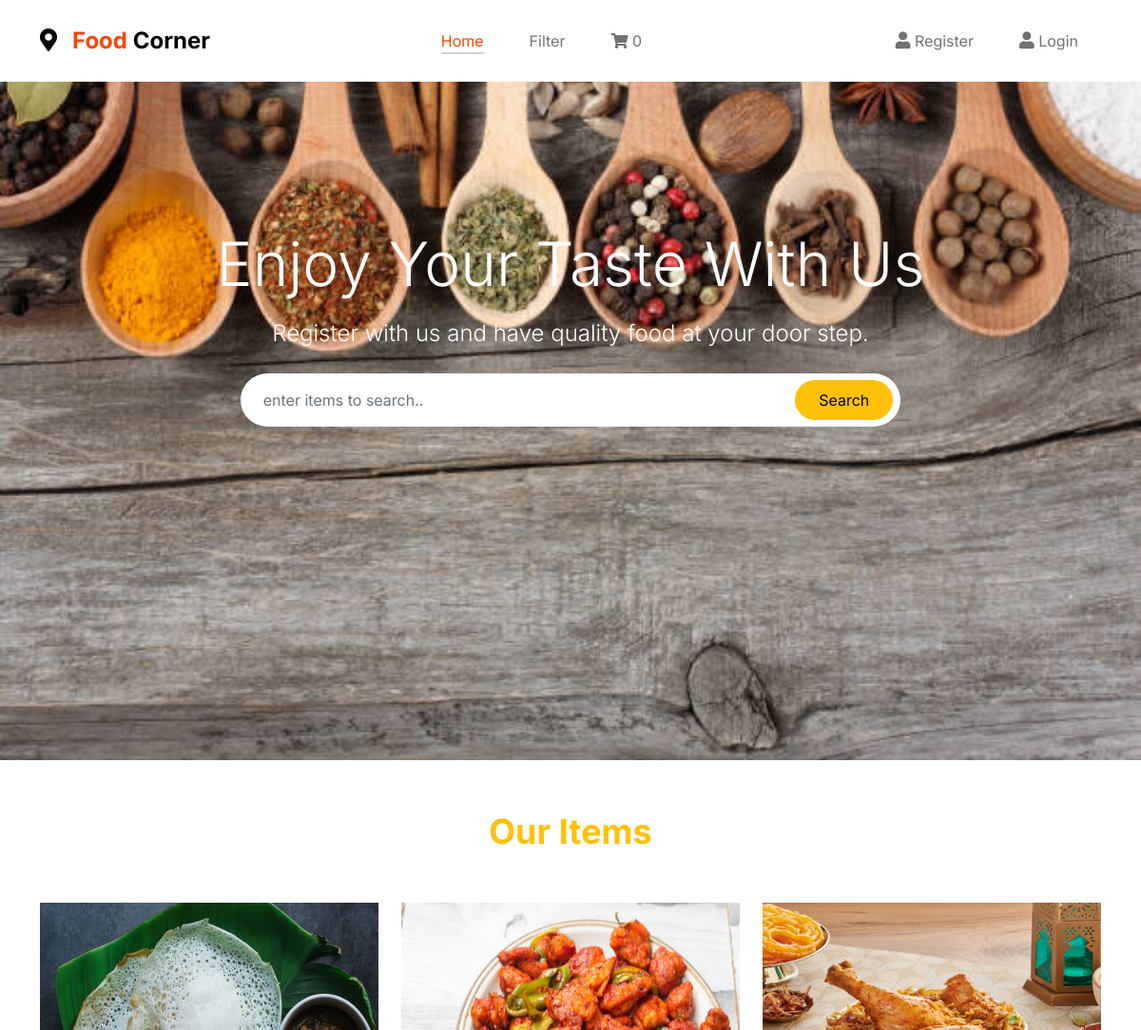
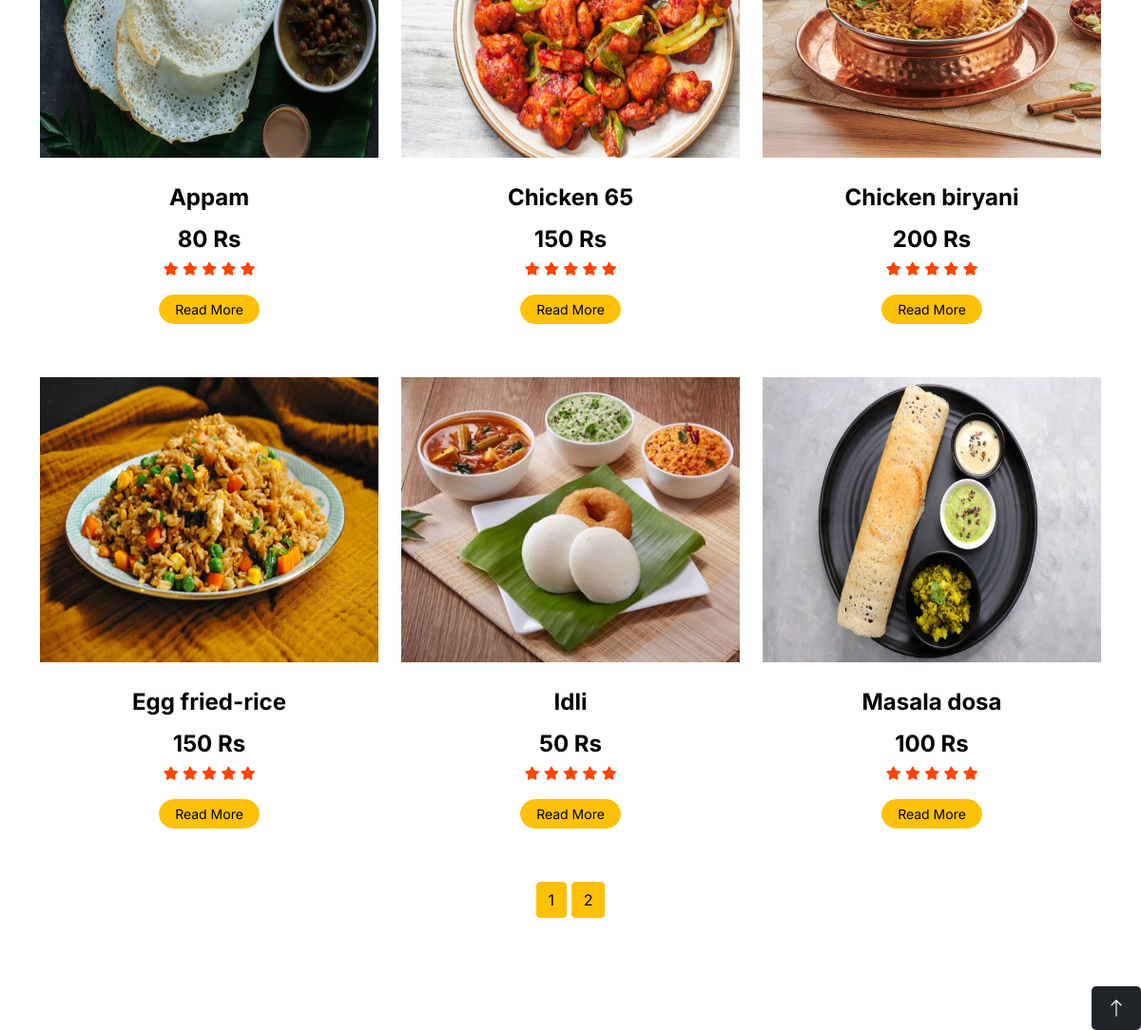
The page / on the database its author committed (2 pictures, top to bottom).
### shop/models.py (models this page shows, shortened)
class product(models.Model):
    img = models.ImageField(upload_to='product')
    name = models.CharField(max_length=100, unique=True)
    slug = models.SlugField(max_length=100, unique=True)
    desc = models.TextField(max_length=250)
    stock = models.IntegerField()
    available = models.BooleanField()
    price = models.IntegerField()
    category = models.ForeignKey(categ, on_delete=models.CASCADE)
    def get_url(self):
        return reverse('pro', args=[self.category.slug, self.slug])

### shop/views.py (the view)
# urls.py: 2. Add a URL to urlpatterns:  path('', views.home, name='home')
def home(request, c_slug=None):
    c_page = None
    pro = None
    if c_slug != None:
        c_page = get_object_or_404(categ, slug=c_slug)
        pro = product.objects.filter(category=c_page, available=True)
    else:
        pro = product.objects.filter(available=True)
    cat = categ.objects.all()
    paginator = Paginator(pro, 6)
    try:
        page = int(request.GET.get('page', '1'))
    except:
        page = 1
    try:
        products = paginator.page(page)
    except:
        products = paginator.page(paginator.num_pages)
    return render(request, "index.html", {'res': products, 'ca': cat})

### cart/context_processor.py (called while the page is built)
def count(request):
    item_count = 0
    if 'admin' in request.path:
        return {}
    else:
        try:
            ct = cartlist.objects.filter(cart_id=c_id(request))
            cti = cart_items.objects.all().filter(cart=ct[:1])
            for c in cti:
                item_count += c.quan
        except cartlist.DoesNotExist:
            item_count = 0
        return dict(itc=item_count)

### cart/views.py (called while the page is built)
def c_id(request):
    ct_id = request.session.session_key
    if not ct_id:
        ct_id = request.session.create()
    return ct_id

### shop/models.py (called while the page is built)
    def get_url(self):
        return reverse('cate', args=[self.slug])

### templates/index.html (shortened to what this page needs)
{% extends 'base.html' %}
{% load static %}
{% block content %}
<head>
</head>
<body>
    <div class="abc" style="background-image:url({% static 'ind/img/bg2.jpg' %})">
        <div class="container-fluid  py-5 mb-5">
            <div class="container py-5">
                <div class="row justify-content-center py-5">
                    <div class="col-lg-10 pt-lg-5 mt-lg-5 text-center">
                        <h1 class="display-3 text-white mb-3 animated slideInDown">Enjoy Your Taste With Us</h1>
                        <p class="fs-4 text-white mb-4 animated slideInDown">Register with us and have quality food at your door step.</p>
                        <form action="{% url 'search' %}" method="get">
                            <div class="position-relative w-75 mx-auto animated slideInDown">
                                <input class="form-control border-0 rounded-pill w-100 py-3 ps-4 pe-5" type="text" placeholder="enter items to search.." name="q">
                                <button type="submit" class="btn btn-warning rounded-pill py-2 px-4 position-absolute top-0 end-0 me-2" style="margin-top: 7px;">Search</button>
                            </div>
                        </form>
                    </div>
                </div>
            </div>
        </div>
    </div>
    <div class="container-xxl py-5">
        <div class="container">
            <div class="text-center wow fadeInUp" data-wow-delay="0.1s " id="item">
                <h3 class="section-title mb-5 bg-white text-center text-warning px-3">Our Items</h3>
            </div>
            <div class="row g-4 justify-content-center">
                {% for i in res.object_list %}
                <div class="col-lg-4 col-md-4 wow fadeInUp" data-wow-delay="0.1s">
                    <div class="package-item">
                        <div class="overflow-hidden">
                            <img class="img-fluid" src="{{i.img.url}}" alt="" style="height:300px; width:400px">
                        </div>
                        <div class="text-center p-4">
                            <h5>{{i.name}}</h5>
                            <h5 class="mb-0">{{i.price}} Rs</h5>
                            <div class="mb-3">
                                <small class="fa fa-star text-primary"></small>
                                <small class="fa fa-star text-primary"></small>
                                <small class="fa fa-star text-primary"></small>
                                <small class="fa fa-star text-primary"></small>
                                <small class="fa fa-star text-primary"></small>
                            </div>
                            <div class="d-flex justify-content-center mb-2">
                                <a href="{{i.get_url}}" class="btn btn-sm btn-warning px-3 rounded-pill" style="border-radius: 30px 0 0 30px;">Read More</a>
                            </div>
                        </div>
                    </div>
                </div>
                {% endfor %}
            </div>
        </div>
            <div class="mx-auto my-4">
                <div class="text-center">
                {% for pg in res.paginator.page_range %}
                <a href="?page={{pg}}/#item" class="btn btn-small btn-warning {% if products.number == pg %} active {% endif %}">{{pg}}</a>
                {% endfor %}
                </div>
            </div>
    </div>
    <a href="#" class="anc btn-lg btn-dark btn-lg-square back-to-top"><i class="bi bi-arrow-up"></i></a>
{% endblock %}

### templates/base.html (shortened to what this page needs)
{% load static %}
<!doctype html>
<html lang="en">
    <head>
        <link href="{% static 'base/css/bootstrap.min.css' %}" rel="stylesheet">
        <link href="{% static 'base/css/bootstrap-icons.css' %}" rel="stylesheet">
        <link rel="stylesheet" href="{% static 'base/css/slick.css' %}"/>
        <link href="{% static 'base/css/tooplate-little-fashion.css' %}" rel="stylesheet">
    <link href="https://cdnjs.cloudflare.com/ajax/libs/font-awesome/5.10.0/css/all.min.css" rel="stylesheet">
    <link href="https://cdn.jsdelivr.net/npm/bootstrap-icons@1.4.1/font/bootstrap-icons.css" rel="stylesheet">
    </head>
    <body>
        <main>
            <nav class="navbar navbar-expand-lg fixed-top">
                <div class="container">
                    <a class="navbar-brand" href="/">
                        <strong><i class="fa fa-map-marker-alt me-3"></i><span>Food</span> Corner</strong>
                    </a>
                    <div class="collapse navbar-collapse" id="navbarNav">
                        <ul class="navbar-nav mx-auto">
                            <li class="nav-item">
                                <a class="nav-link active" href="/">Home</a>
                            </li>
                            <div class="dropdown">
                               <a class="nav-link" href="">Filter</a>
                            </div>
                            <li class="nav-item">
                                <a class="nav-link" href="{% url 'cartDetails' %}"><i class="fa fa-shopping-cart" style="font-size:16px"></i>&nbsp;{{itc}}</a>
                            </li>
                        </ul>
                    </div>
                            {% if user.is_authenticated %}
                           <div class="d-none d-lg-block">
                               <ul class="navbar-nav mx-auto">
                                  <li class="nav-item">
                                      <a class="nav-link" href="{% url 'logout' %}">Logout</a>
                                  </li>
                                  <li class="nav-item">
                                      <a href=""><i class='fas fa-user' style='font-size:18px'></i>&nbsp;{{user.username}}</a>
                                  </li>
                               </ul>
                            {% else %}
                                <div class="d-none d-lg-block">
                                   <ul class="navbar-nav mx-auto">
                                      <li class="nav-item">
                                          <a href="{% url 'registration' %}" class="nav-link"><i class='fas fa-user' style='font-size:18px'></i>&nbsp;Register</a>
                                      </li>
                                      <li class="nav-item">
                                         <a class="nav-link" href="{% url 'login' %}"><i class='fas fa-user' style='font-size:18px'></i>&nbsp;Login</a>
                                      </li>
                                   </ul>
                                </div>
                        {% endif %}
                    </div>
            </nav>
        </main>
    {% block content %}
    {% endblock %}
    </body>
</html>

### static/base/css/tooplate-little-fashion.css (style rules this page uses)
:root { --white-color: #FFFFFF; --primary-color: #FF4400; --section-bg-color: #f0f8ff; --dark-color: #000000; --grey-color: #d0d1d1; --p-color: #717275; --body-font-family: 'Inter', sans-serif; --h5-font-size: 24px; --p-font-size: 20px; --copyright-text-font-size: 16px; --product-link-font-size: 14px; --custom-link-font-size: 12px; --font-weight-thin: 100; --font-weight-light: 300; --font-weight-normal: 400; --font-weight-bold: 700; --font-weight-black: 900; }
body, html { height: 100%; }
html { scroll-behavior: smooth; }
body { background: var(--white-color); font-family: var(--body-font-family); position: relative; }
h2, h3, h4, h5, h6 { color: var(--dark-color); line-height: inherit; }
h1, h2, h3, h4, h5, h6 { font-weight: var(--font-weight-bold); }
h1, h2 { font-weight: var(--font-weight-black); }
h1 { font-size: 64px; line-height: normal; }
h3 { font-size: 36px; }
h5 { font-size: 24px; }
p { color: var(--p-color); font-size: var(--p-font-size); font-weight: var(--font-weight-light); }
a, button { touch-action: manipulation; transition: all 0.3s; }
a { color: var(--p-color); text-decoration: none; }
.text-primary { color: var(--primary-color) !important; }
b, strong { font-weight: var(--font-weight-bold); }
.navbar { background: var(--white-color); position: fixed; top: 0; right: 0; left: 0; padding: 25px 0; z-index: 2; will-change: transform; transition: transform 300ms linear; }
.navbar span, h2 span, h4 span { color: var(--primary-color); }
.navbar-brand { color: var(--dark-color); font-size: 24px; font-weight: var(--font-weight-light); margin: 0; padding: 0; }
.navbar-expand-lg .navbar-nav .nav-link { display: inline-block; padding: 0; margin-right: 1.5rem; margin-left: 1.5rem; }
.nav-link { color: var(--p-color); font-size: 16px; position: relative; }
.navbar .nav-link::after { position: absolute; top: 100%; left: 0; width: 100%; height: 2px; background: var(--grey-color); content: ''; opacity: 0; -webkit-transition: opacity 0.3s, -webkit-transform 0.3s; -moz-transition: opacity 0.3s, -moz-transform 0.3s; transition: opacity 0.3s, transform 0.3s; -webkit-transform: translateY(10px); -moz-transform: translateY(10px); transform: translateY(10px); }
.navbar .nav-link.active::after, .navbar .nav-link:hover::after { opacity: 1; -webkit-transform: translateY(0px); -moz-transform: translateY(0px); transform: translateY(0px); }
.navbar .nav-link.active, .navbar .nav-link:hover { color: var(--primary-color); }
@media screen and (max-width: 1200px) { h1 { font-size: 62px; } }

### templates/index.html (style rules this page uses)
.abc { height: 100%; background-position: center; background-repeat: no-repeat; background-size: cover; }
.anc { float: right }

### rows shown on the page
product: img (picture), name "Appam", price "80"
product: img (picture), name "Chicken 65", price "150"
product: img (picture), name "Chicken biryani", price "200"
product: img (picture), name "Egg fried-rice", price "150"
product: img (picture), name "Idli", price "50"
product: img (picture), name "Masala dosa", price "100"

### other values the page prints
{{ itc }} "0"
{{ pg }} "1" "2"
